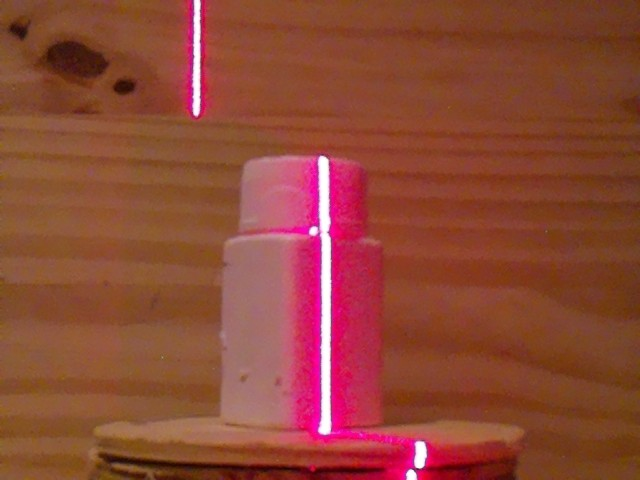
#> input picture new_data/square_bottle/test/test102.jpg, 640 x 480 px, given in place of cal.jpg, which was not available
$ python repeat.py
#> lines starting #> are read from the running program, lines starting #| are printed output that depends on the picture; after the words box and inside, x2 and y2 are one past the last pixel; in counts of white or black regions, pixels touching at a corner belong together; pictures that were not available may be replaced by others from this repository, and a replacement may not be noted
import cv2 as cv
import open3d as o3d
import numpy as np

image = cv.imread('new_data/square_bottle/test/cal.jpg') #find contours to set y limits on important points
#> image is the input picture: shape (480, 640, 3); mean B, G, R 54, 71.4, 141.4
gray = cv.cvtColor(image, cv.COLOR_BGR2GRAY)
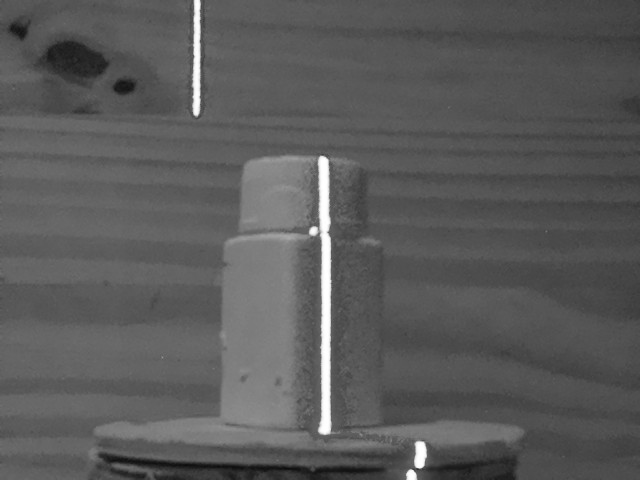
#> gray: shape (480, 640); min 12, max 255, mean 90.4
ret, thresh = cv.threshold(gray, 127, 255, 0)
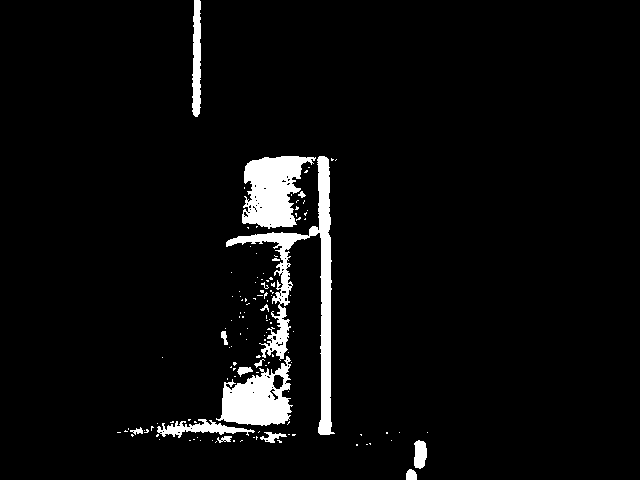
#> thresh: shape (480, 640); 4.7% white; 127 white regions (112 under 20 px)
contours, hierarchy = cv.findContours(thresh, cv.RETR_TREE, cv.CHAIN_APPROX_SIMPLE)
#> contours = 191 contours, 175 with area under 20; largest, box (x1, y1, x2, y2) and area: (226, 156, 335, 435) 4400, (242, 156, 316, 229) 3284, (216, 356, 293, 426) 2976, (192, 0, 201, 117) 754, (157, 419, 255, 438) 606
contours = np.vstack(contours).squeeze()
#> contours = 2270 pairs, first value 117 to 427, second value 0 to 479
#print(contours)
miny = 480

maxx = 0
i = 0
minx = 640
maxx_bounds = 0
contours[contours[: 1].argsort()]
while(i < len(contours)):
    if(contours[i][1] < minx): #finding first bright point(illuminated by laser)
        minx = contours[i][0]  #then going down the line until there is a dark spot
    # [6 lines of commented-out code are left out]
    i += 1
#> this loop made 2270 passes
#> minx on passes 1, 497, 1003, 1041, 1043, 1044, 1045, 1046, 1047, 1048, 1049, 1050: 409, 288, 274, 263, 274, 273, 272, 272, 279, 279, 277, 276
#> after the loop, i = 2270; minx = 199
#print(minx)

i = 0

#print(contours)
while(i < len(contours)):
    if(contours[i][0] > maxx_bounds): #finding first bright point(illuminated by laser)
        maxx_bounds = contours[i][0]  #then going down the line until there is a dark spot
    # [6 lines of commented-out code are left out]
    i += 1
#> this loop made 2270 passes
#> maxx_bounds on passes 1, 6, 24, 36, 37, 38, 39, 40, 42, 44, 143: 409, 416, 418, 419, 420, 421, 422, 424, 425, 426, 427
#> after the loop, i = 2270; maxx_bounds = 427
#print(maxx)

i = 0
while(i < len(contours)):
    if(contours[i][1] < miny): #finding first bright point(illuminated by laser)
        miny = contours[i][1]  #then going down the line until there is a dark spot
    # [6 lines of commented-out code are left out]
    i += 1
#> this loop made 2270 passes
#> miny on passes 1, 13, 19, 22, 24, 72, 75, 78, 123, 143, 203, 205: 469, 444, 443, 441, 440, 439, 437, 436, 434, 432, 431, 430
#> after the loop, i = 2270; miny = 0
#print(miny)
#miny = 110
#print(contours)
i = 0
maxy = 0
while(i < len(contours)):
    if(contours[i][1] > maxy): #finding first bright point(illuminated by laser)
        maxy = contours[i][1]  #then going down the line until there is a dark spot
    # [6 lines of commented-out code are left out]
    i += 1
#> this loop made 2270 passes
#> maxy on passes 1 to 5: 469, 471, 472, 473, 479
#> after the loop, i = 2270; maxy = 479
#print(maxy)

ct = 0
combined_pc = np.empty((0, 3))
angle_offset = .0505
x_offset = 0
y_offset = 0
for img_no in range(0, 124):
    img = cv.imread(f'new_data/square_bottle/test/test{img_no}.jpg', cv.IMREAD_GRAYSCALE)
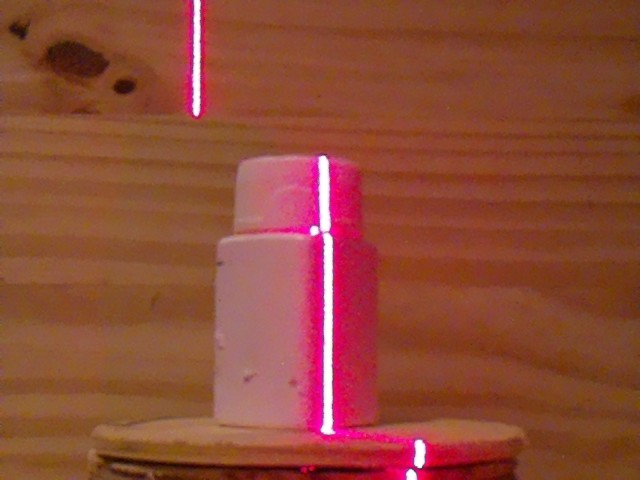
#> input picture new_data/square_bottle/test/test107.jpg, 640 x 480 px, given in place of test0.jpg, which was not available
#> img: shape (480, 640); min 8, max 255, mean 91.6
    assert img is not None, "file could not be read, check with os.path.exists()"

    ret,th1 = cv.threshold(img,210,255,cv.THRESH_BINARY) #filtering image by brightness
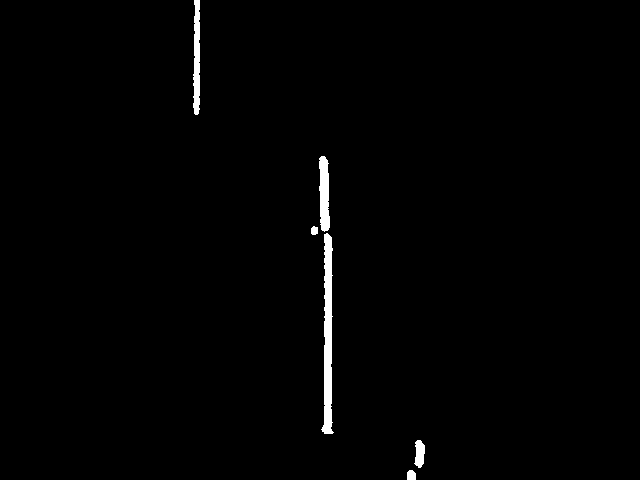
#> th1: shape (480, 640); 1.1% white; 6 white regions, box (x1, y1, x2, y2) and area: (321, 233, 334, 434) 1559, (193, 0, 200, 115) 666, (319, 156, 330, 232) 664, (414, 440, 425, 468) 225, (407, 470, 416, 480) 81, (311, 226, 318, 235) 54


    i = 0
    c = 0
    z = 0

    arr = []
    temp = []
    #miny = 480
    maxx = 0
    max = 0

    # [24 lines of commented-out code are left out]
    i = 0
    c = 0
    while(i < len(th1)): #finds x coordinate where bottom reference laser is shining
        while(c < len(th1[0])):
           if(th1[i][c] == 255):
                if(i > max):
                    max = 640 - c#(c + 200)
                    scale = int(max * .2)
                    maxx = 640 - (c - (scale)) #image is 640 pixels wide, c is the x value (the loop condition is kind of weird)
                    maxy = i                   #the scalar is there because I found that it gives objects better definition
                    #print(c)
                if(c < maxy):
                    maxy = c
           c += 1
        #print(c)
        #print(maxx)
        #print("maxy", maxy)

        c = 0
        i += 1
#> after the loop, i = 480; max = 225; maxx = 270; maxy = 415; scale = 45
    # [4 lines of commented-out code are left out]

    i = 0
    c = 0
    while(i < len(th1)): #going through all pixels detected by brightness
        while(c < len(th1[0])):
            if(th1[i][c] == 255):
                # [10 lines of commented-out code are left out]

                if((i < maxy and i > miny) and (c < maxx_bounds and c > minx)): #440 is the bottom laser height
                    temp = [0, maxx-c, i] #x is 0 so the object is rotating around the same area
                    arr.append(temp)      #the depth is based on the x pixel value with reference to where
                                          # [17 lines of commented-out code are left out]
            c += 1

        c = 0
        i += 1
#> after the loop, arr = 2109 items, first 6: [0, -51, 156], [0, -52, 156], [0, -53, 156], [0, -54, 156], [0, -50, 157], [0, -51, 157]; i = 480

    i = 0
    avg = 0
    # [13 lines of commented-out code are left out]

    i = 0
    # [32 lines of commented-out code are left out]

    pc = np.array(arr)
#> pc = 2109 rows, first 8: [0, -51, 156], [0, -52, 156], [0, -53, 156], [0, -54, 156], [0, -50, 157], [0, -51, 157], [0, -52, 157], [0, -53, 157]

    # [13 lines of commented-out code are left out]
    rotation_axis = np.array([0, 0, 1])  # rotate around the y-axis
    rotation_angle = img_no * angle_offset  # adjust the rotation angle as desired
    rotation_matrix = o3d.geometry.get_rotation_matrix_from_axis_angle(rotation_axis*rotation_angle)

#> (the run stopped early here; a loop or call above may not have finished)
